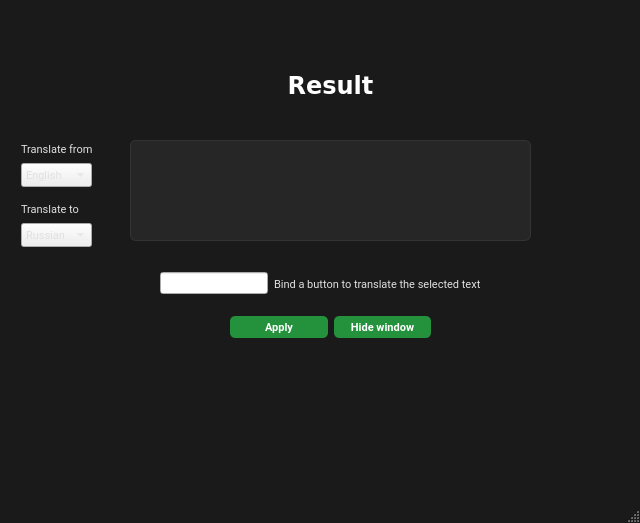
<?xml version="1.0" encoding="UTF-8"?>
<ui version="4.0">
 <class>MainWindow</class>
 <widget class="QMainWindow" name="MainWindow">
  <property name="geometry">
   <rect>
    <x>0</x>
    <y>0</y>
    <width>640</width>
    <height>523</height>
   </rect>
  </property>
  <property name="minimumSize">
   <size>
    <width>640</width>
    <height>480</height>
   </size>
  </property>
  <property name="maximumSize">
   <size>
    <width>640</width>
    <height>523</height>
   </size>
  </property>
  <property name="windowTitle">
   <string>MainWindow</string>
  </property>
  <property name="styleSheet">
   <string notr="true">
QMainWindow {
    background-color: #1a1a1a;
}


QWidget {
    font-family:  &quot;Roboto&quot;;
    font-size: 11px;
    color: #e0e0e0;
}


QTextEdit {
    background-color: #262626;
    border: 1px solid #333;
    border-radius: 6px;
    padding: 8px;
    color: #ffffff;
    selection-background-color: #24913C; 
}


QPushButton {
    background-color: #24913C; 
    color: white;
    border: none;
    border-radius: 5px;
    padding: 4px 8px;
    font-weight: bold;
}

QPushButton:hover {
    background-color: #1e7a32; 
}

QPushButton:pressed {
    background-color: #165e26; 
}


QLabel#res_label {
    color: white;
	 font-family:  &quot;Verdana&quot;;
    font-size: 24px;
    font-weight: bold;
    margin-bottom: 10px;
}


QLabel#label_info {
    color: #888;
    font-size: 9px;
}</string>
  </property>
  <property name="locale">
   <locale language="English" country="UnitedStates"/>
  </property>
  <widget class="QWidget" name="centralwidget">
   <property name="minimumSize">
    <size>
     <width>640</width>
     <height>480</height>
    </size>
   </property>
   <property name="maximumSize">
    <size>
     <width>640</width>
     <height>480</height>
    </size>
   </property>
   <widget class="QLabel" name="res_label">
    <property name="geometry">
     <rect>
      <x>130</x>
      <y>70</y>
      <width>401</width>
      <height>41</height>
     </rect>
    </property>
    <property name="font">
     <font>
      <family>Verdana</family>
      <pointsize>-1</pointsize>
      <bold>true</bold>
     </font>
    </property>
    <property name="text">
     <string>Result</string>
    </property>
    <property name="alignment">
     <set>Qt::AlignmentFlag::AlignCenter</set>
    </property>
   </widget>
   <widget class="QWidget" name="layoutWidget">
    <property name="geometry">
     <rect>
      <x>160</x>
      <y>270</y>
      <width>321</width>
      <height>27</height>
     </rect>
    </property>
    <layout class="QHBoxLayout" name="horizontalLayout_2">
     <item>
      <widget class="QLineEdit" name="lineEdit_bind_trans">
       <property name="font">
        <font>
         <family>Roboto</family>
         <pointsize>-1</pointsize>
        </font>
       </property>
       <property name="alignment">
        <set>Qt::AlignmentFlag::AlignCenter</set>
       </property>
      </widget>
     </item>
     <item>
      <widget class="QLabel" name="label_bind_trans">
       <property name="font">
        <font>
         <family>Roboto</family>
         <pointsize>-1</pointsize>
        </font>
       </property>
       <property name="text">
        <string>Bind a button to translate the selected text</string>
       </property>
      </widget>
     </item>
    </layout>
   </widget>
   <widget class="QWidget" name="layoutWidget">
    <property name="geometry">
     <rect>
      <x>230</x>
      <y>310</y>
      <width>201</width>
      <height>35</height>
     </rect>
    </property>
    <layout class="QHBoxLayout" name="horizontalLayout">
     <item>
      <widget class="QPushButton" name="pushButton_apply">
       <property name="font">
        <font>
         <family>Roboto</family>
         <pointsize>-1</pointsize>
         <bold>true</bold>
        </font>
       </property>
       <property name="text">
        <string>Apply</string>
       </property>
      </widget>
     </item>
     <item>
      <widget class="QPushButton" name="pushButton">
       <property name="font">
        <font>
         <family>Roboto</family>
         <pointsize>-1</pointsize>
         <bold>true</bold>
        </font>
       </property>
       <property name="text">
        <string>Hide window</string>
       </property>
      </widget>
     </item>
    </layout>
   </widget>
   <widget class="QComboBox" name="comboBox_from">
    <property name="geometry">
     <rect>
      <x>21</x>
      <y>163</y>
      <width>71</width>
      <height>24</height>
     </rect>
    </property>
    <property name="font">
     <font>
      <family>Roboto</family>
      <pointsize>-1</pointsize>
     </font>
    </property>
    <item>
     <property name="text">
      <string>English</string>
     </property>
    </item>
    <item>
     <property name="text">
      <string>Spanish</string>
     </property>
    </item>
    <item>
     <property name="text">
      <string>French</string>
     </property>
    </item>
    <item>
     <property name="text">
      <string>German</string>
     </property>
    </item>
    <item>
     <property name="text">
      <string>Russian</string>
     </property>
    </item>
   </widget>
   <widget class="QLabel" name="label_from">
    <property name="geometry">
     <rect>
      <x>21</x>
      <y>141</y>
      <width>76</width>
      <height>16</height>
     </rect>
    </property>
    <property name="font">
     <font>
      <family>Roboto</family>
      <pointsize>-1</pointsize>
     </font>
    </property>
    <property name="locale">
     <locale language="English" country="UnitedStates"/>
    </property>
    <property name="text">
     <string>Translate from</string>
    </property>
   </widget>
   <widget class="QComboBox" name="comboBox_to">
    <property name="geometry">
     <rect>
      <x>21</x>
      <y>223</y>
      <width>71</width>
      <height>24</height>
     </rect>
    </property>
    <property name="font">
     <font>
      <family>Roboto</family>
      <pointsize>-1</pointsize>
     </font>
    </property>
    <item>
     <property name="text">
      <string>Russian</string>
     </property>
    </item>
    <item>
     <property name="text">
      <string>English</string>
     </property>
    </item>
    <item>
     <property name="text">
      <string>Spanish</string>
     </property>
    </item>
    <item>
     <property name="text">
      <string>French</string>
     </property>
    </item>
    <item>
     <property name="text">
      <string>German</string>
     </property>
    </item>
   </widget>
   <widget class="QLabel" name="label_to">
    <property name="geometry">
     <rect>
      <x>21</x>
      <y>201</y>
      <width>61</width>
      <height>16</height>
     </rect>
    </property>
    <property name="font">
     <font>
      <family>Roboto</family>
      <pointsize>-1</pointsize>
     </font>
    </property>
    <property name="text">
     <string>Translate to</string>
    </property>
   </widget>
   <widget class="QTextEdit" name="textEdit_res">
    <property name="geometry">
     <rect>
      <x>130</x>
      <y>140</y>
      <width>401</width>
      <height>101</height>
     </rect>
    </property>
    <property name="font">
     <font>
      <family>Roboto</family>
      <pointsize>-1</pointsize>
     </font>
    </property>
   </widget>
  </widget>
  <widget class="QMenuBar" name="menubar">
   <property name="geometry">
    <rect>
     <x>0</x>
     <y>0</y>
     <width>640</width>
     <height>18</height>
    </rect>
   </property>
  </widget>
  <widget class="QStatusBar" name="statusbar"/>
 </widget>
 <resources/>
 <connections/>
</ui>
